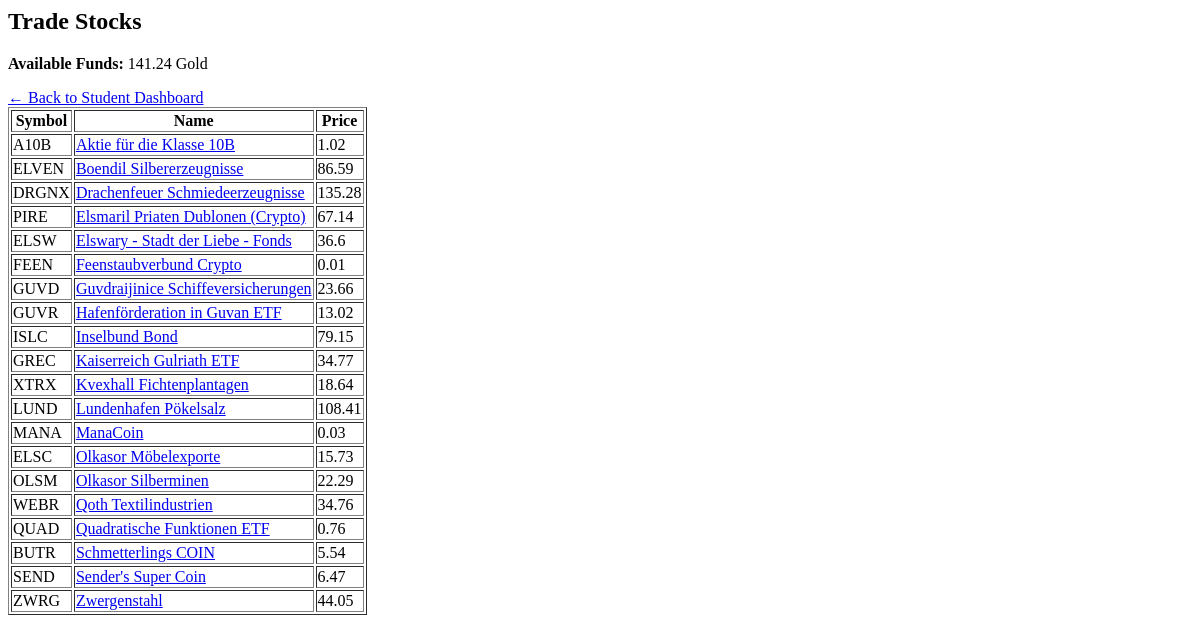
/student/trade (signed in), run on an earlier commit of the app's database.
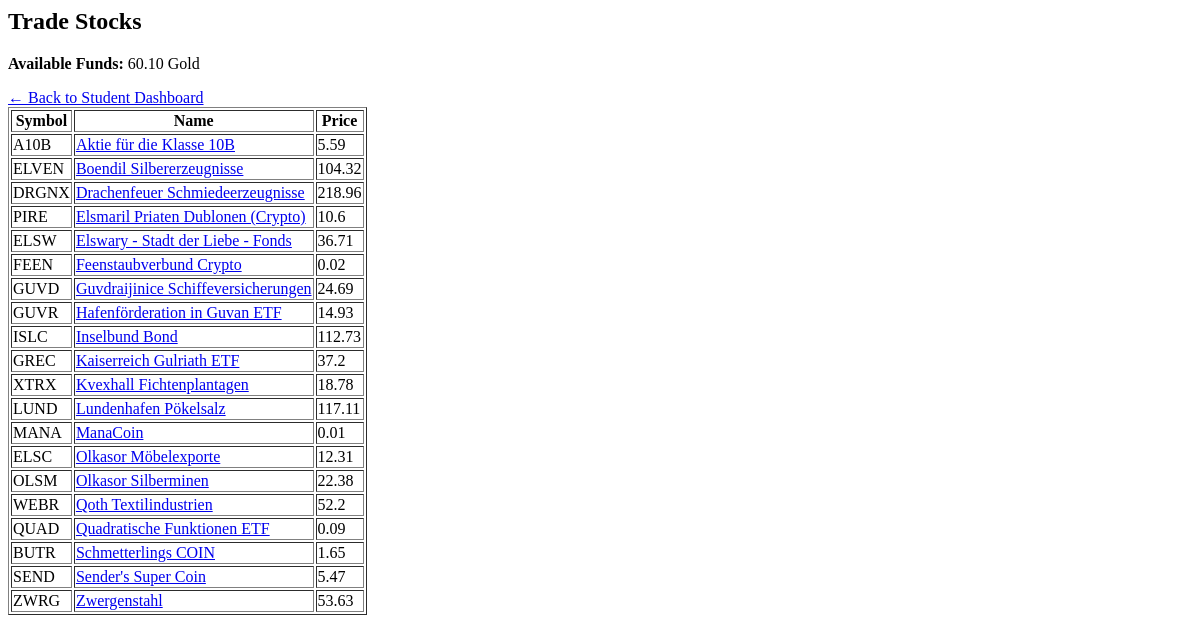
And on a later commit of the database.
### models.py (models this page shows)
class User(Base):
    __tablename__ = "users"
    id = Column(Integer, primary_key=True)
    email = Column(String, unique=True)  # optional for students
    username = Column(String)  # required for students
    password = Column(String, nullable=False)
    role = Column(String, nullable=False)  # "admin", "teacher", "student"
    funds = Column(Float, default=0.0)
    teacher_id = Column(Integer, ForeignKey("users.id"), nullable=True)
    teacher = relationship("User", remote_side=[id], back_populates="students")
    students = relationship("User", back_populates="teacher")
    holdings = relationship("StudentStock", back_populates="student", cascade="all, delete-orphan")

class Stock(Base):
    __tablename__ = "stocks"
    id = Column(Integer, primary_key=True)
    symbol = Column(String, unique=True, nullable=False)
    name = Column(String, nullable=False)
    current_price = Column(Float, nullable=False)
    volatility=Column(Float)
    category=Column(String)
    monthly_target_change = Column(Float, default=0.0)
    created_at = Column(DateTime, default=datetime.utcnow())

### student_routes.py (the view)
@student_bp.route("/trade")
def trade():
    db = SessionLocal()
    user_id = session.get("user_id")
    student = db.query(User).filter_by(id=user_id).first()
    stocks = db.query(Stock).order_by(Stock.name).all()
    db.close()
    return render_template("student_trade.html", student=student, stocks=stocks)

### templates/student_trade.html (shortened to what this page needs)
<h2>Trade Stocks</h2>
<p><strong>Available Funds:</strong> {{ '%.2f' % student.funds }} Gold</p>
<a href="{{ url_for('student.dashboard') }}">← Back to Student Dashboard</a>
<table border="1">
    <tr>
        <th>Symbol</th>
        <th>Name</th>
        <th>Price</th>
    </tr>
    {% for stock in stocks %}
    <tr>
        <td>{{ stock.symbol }}</td>
        <td>
            <a href="#"
                class="stock-link"
                data-id="{{ stock.id }}"
                data-name="{{ stock.name }}"
                data-price="{{ stock.current_price }}">
                {{ stock.name }}
            </a>
        </td>
        <td>{{ stock.current_price }}</td>
    </tr>
    {% endfor %}
</table>

What changed in the data, as far as the page shows it:
changed User: funds "141.24" → "60.10"
changed Stock "Aktie für die Klasse 10B": current_price "1.02" → "5.59"
changed Stock "ELVEN": current_price "86.59" → "104.32"
changed Stock "DRGNX": current_price "135.28" → "218.96"
changed Stock "PIRE": current_price "67.14" → "10.6"
changed Stock "ELSW": current_price "36.6" → "36.71"
changed Stock "FEEN": current_price "0.01" → "0.02"
changed Stock "GUVD": current_price "23.66" → "24.69"
changed Stock "GUVR": current_price "13.02" → "14.93"
changed Stock "ISLC": current_price "79.15" → "112.73"
changed Stock "GREC": current_price "34.77" → "37.2"
changed Stock "XTRX": current_price "18.64" → "18.78"
changed Stock "LUND": current_price "108.41" → "117.11"
changed Stock "MANA": current_price "0.03" → "0.01"
changed Stock "ELSC": current_price "15.73" → "12.31"
changed Stock "OLSM": current_price "22.29" → "22.38"
changed Stock "WEBR": current_price "34.76" → "52.2"
changed Stock "QUAD": current_price "0.76" → "0.09"
changed Stock "BUTR": current_price "5.54" → "1.65"
changed Stock "SEND": current_price "6.47" → "5.47"
changed Stock "ZWRG": current_price "44.05" → "53.63"
